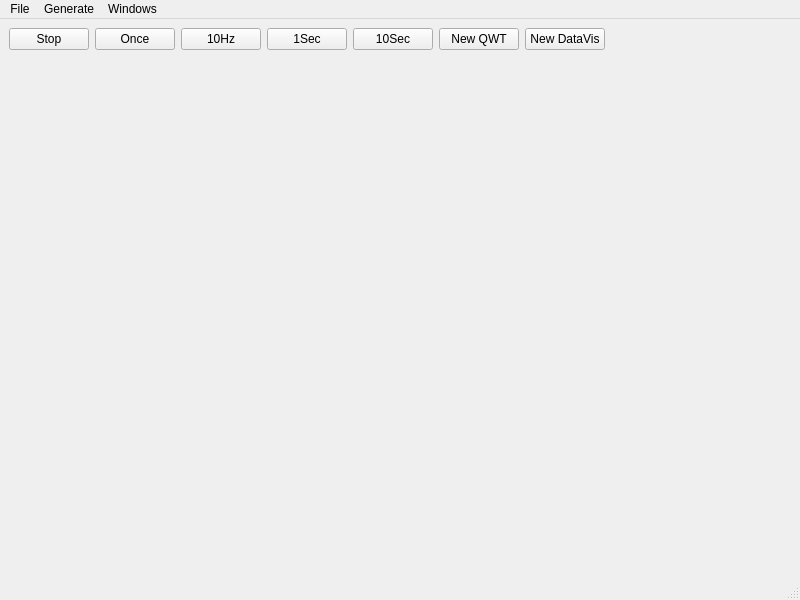
<?xml version="1.0" encoding="UTF-8"?>
<ui version="4.0">
 <class>QxrdTestImageGeneratorWindow</class>
 <widget class="QMainWindow" name="QxrdTestImageGeneratorWindow">
  <property name="geometry">
   <rect>
    <x>0</x>
    <y>0</y>
    <width>800</width>
    <height>600</height>
   </rect>
  </property>
  <property name="windowTitle">
   <string>MainWindow</string>
  </property>
  <widget class="QWidget" name="centralwidget">
   <layout class="QGridLayout" name="gridLayout_2">
    <item row="0" column="0">
     <layout class="QGridLayout" name="gridLayout">
      <item row="0" column="0">
       <layout class="QHBoxLayout" name="horizontalLayout">
        <item>
         <widget class="QPushButton" name="m_GenerateStopButton">
          <property name="text">
           <string>Stop</string>
          </property>
         </widget>
        </item>
        <item>
         <widget class="QPushButton" name="m_GenerateOnceButton">
          <property name="text">
           <string>Once</string>
          </property>
         </widget>
        </item>
        <item>
         <widget class="QPushButton" name="m_Generate10HzButton">
          <property name="text">
           <string>10Hz</string>
          </property>
         </widget>
        </item>
        <item>
         <widget class="QPushButton" name="m_Generate1SecButton">
          <property name="text">
           <string>1Sec</string>
          </property>
         </widget>
        </item>
        <item>
         <widget class="QPushButton" name="m_Generate10SecButton">
          <property name="text">
           <string>10Sec</string>
          </property>
         </widget>
        </item>
        <item>
         <widget class="QPushButton" name="m_NewQWTButton">
          <property name="text">
           <string>New QWT</string>
          </property>
         </widget>
        </item>
        <item>
         <widget class="QPushButton" name="m_NewDataVisButton">
          <property name="text">
           <string>New DataVis</string>
          </property>
         </widget>
        </item>
        <item>
         <spacer name="horizontalSpacer">
          <property name="orientation">
           <enum>Qt::Horizontal</enum>
          </property>
          <property name="sizeHint" stdset="0">
           <size>
            <width>178</width>
            <height>20</height>
           </size>
          </property>
         </spacer>
        </item>
       </layout>
      </item>
      <item row="1" column="0">
       <spacer name="verticalSpacer">
        <property name="orientation">
         <enum>Qt::Vertical</enum>
        </property>
        <property name="sizeHint" stdset="0">
         <size>
          <width>758</width>
          <height>298</height>
         </size>
        </property>
       </spacer>
      </item>
     </layout>
    </item>
   </layout>
  </widget>
  <widget class="QMenuBar" name="menubar">
   <property name="geometry">
    <rect>
     <x>0</x>
     <y>0</y>
     <width>800</width>
     <height>21</height>
    </rect>
   </property>
   <widget class="QMenu" name="menuFile">
    <property name="title">
     <string>File</string>
    </property>
   </widget>
   <widget class="QMenu" name="menuGenerate">
    <property name="title">
     <string>Generate</string>
    </property>
    <addaction name="m_ActionStopGeneration"/>
    <addaction name="m_ActionGenerateOnce"/>
    <addaction name="m_ActionGenerate10Hz"/>
    <addaction name="m_ActionGenerate1Sec"/>
    <addaction name="m_ActionGenerate10Sec"/>
   </widget>
   <widget class="QMenu" name="menuWindows">
    <property name="title">
     <string>Windows</string>
    </property>
    <addaction name="m_ActionNewQWTWindow"/>
    <addaction name="m_ActionNewDataVisWindow"/>
   </widget>
   <addaction name="menuFile"/>
   <addaction name="menuGenerate"/>
   <addaction name="menuWindows"/>
  </widget>
  <widget class="QStatusBar" name="statusbar"/>
  <action name="m_ActionStopGeneration">
   <property name="text">
    <string>Stop Generation</string>
   </property>
  </action>
  <action name="m_ActionGenerateOnce">
   <property name="text">
    <string>Generate Once</string>
   </property>
  </action>
  <action name="m_ActionGenerate10Hz">
   <property name="text">
    <string>Generate at 10Hz</string>
   </property>
  </action>
  <action name="m_ActionGenerate1Sec">
   <property name="text">
    <string>Generate every second</string>
   </property>
  </action>
  <action name="m_ActionGenerate10Sec">
   <property name="text">
    <string>Generate every 10 Seconds</string>
   </property>
  </action>
  <action name="m_ActionNewQWTWindow">
   <property name="text">
    <string>New QWT Window</string>
   </property>
  </action>
  <action name="m_ActionNewDataVisWindow">
   <property name="text">
    <string>New Data Vis Window</string>
   </property>
  </action>
 </widget>
 <resources/>
 <connections/>
</ui>
